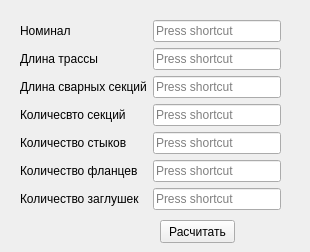
<?xml version="1.0" encoding="UTF-8"?>
<ui version="4.0">
 <class>Form</class>
 <widget class="QWidget" name="Form">
  <property name="geometry">
   <rect>
    <x>0</x>
    <y>0</y>
    <width>310</width>
    <height>252</height>
   </rect>
  </property>
  <property name="windowTitle">
   <string>Form</string>
  </property>
  <widget class="QPushButton" name="pushButton">
   <property name="geometry">
    <rect>
     <x>160</x>
     <y>220</y>
     <width>75</width>
     <height>23</height>
    </rect>
   </property>
   <property name="text">
    <string>Расчитать</string>
   </property>
  </widget>
  <widget class="QWidget" name="layoutWidget">
   <property name="geometry">
    <rect>
     <x>20</x>
     <y>20</y>
     <width>261</width>
     <height>201</height>
    </rect>
   </property>
   <layout class="QFormLayout" name="formLayout">
    <item row="0" column="1">
     <widget class="QKeySequenceEdit" name="nominal">
      <property name="enabled">
       <bool>true</bool>
      </property>
     </widget>
    </item>
    <item row="1" column="0">
     <widget class="QLabel" name="label_2">
      <property name="text">
       <string>Длина трассы</string>
      </property>
     </widget>
    </item>
    <item row="1" column="1">
     <widget class="QKeySequenceEdit" name="dlina"/>
    </item>
    <item row="2" column="0">
     <widget class="QLabel" name="label_3">
      <property name="text">
       <string>Длина сварных секций</string>
      </property>
     </widget>
    </item>
    <item row="2" column="1">
     <widget class="QKeySequenceEdit" name="Lsvar_izd"/>
    </item>
    <item row="3" column="0">
     <widget class="QLabel" name="label_4">
      <property name="text">
       <string>Количесвто секций</string>
      </property>
     </widget>
    </item>
    <item row="3" column="1">
     <widget class="QKeySequenceEdit" name="Nsekc"/>
    </item>
    <item row="4" column="0">
     <widget class="QLabel" name="label_5">
      <property name="text">
       <string>Количество стыков</string>
      </property>
     </widget>
    </item>
    <item row="4" column="1">
     <widget class="QKeySequenceEdit" name="Nstik"/>
    </item>
    <item row="5" column="0">
     <widget class="QLabel" name="label_6">
      <property name="text">
       <string>Количество фланцев</string>
      </property>
     </widget>
    </item>
    <item row="5" column="1">
     <widget class="QKeySequenceEdit" name="Nflanc"/>
    </item>
    <item row="6" column="0">
     <widget class="QLabel" name="label_7">
      <property name="text">
       <string>Количество заглушек</string>
      </property>
     </widget>
    </item>
    <item row="6" column="1">
     <widget class="QKeySequenceEdit" name="Nkon_zag"/>
    </item>
    <item row="0" column="0">
     <widget class="QLabel" name="label">
      <property name="text">
       <string>Номинал</string>
      </property>
     </widget>
    </item>
   </layout>
  </widget>
 </widget>
 <resources/>
 <connections/>
</ui>
